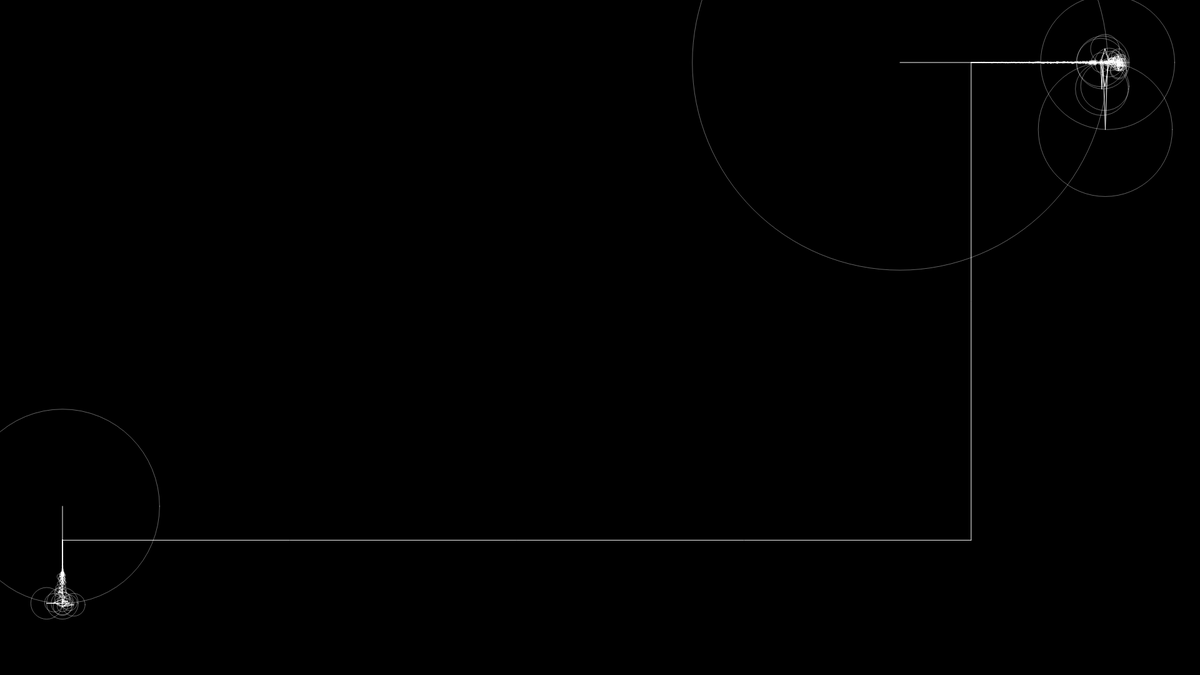
Frame 1 (no input)
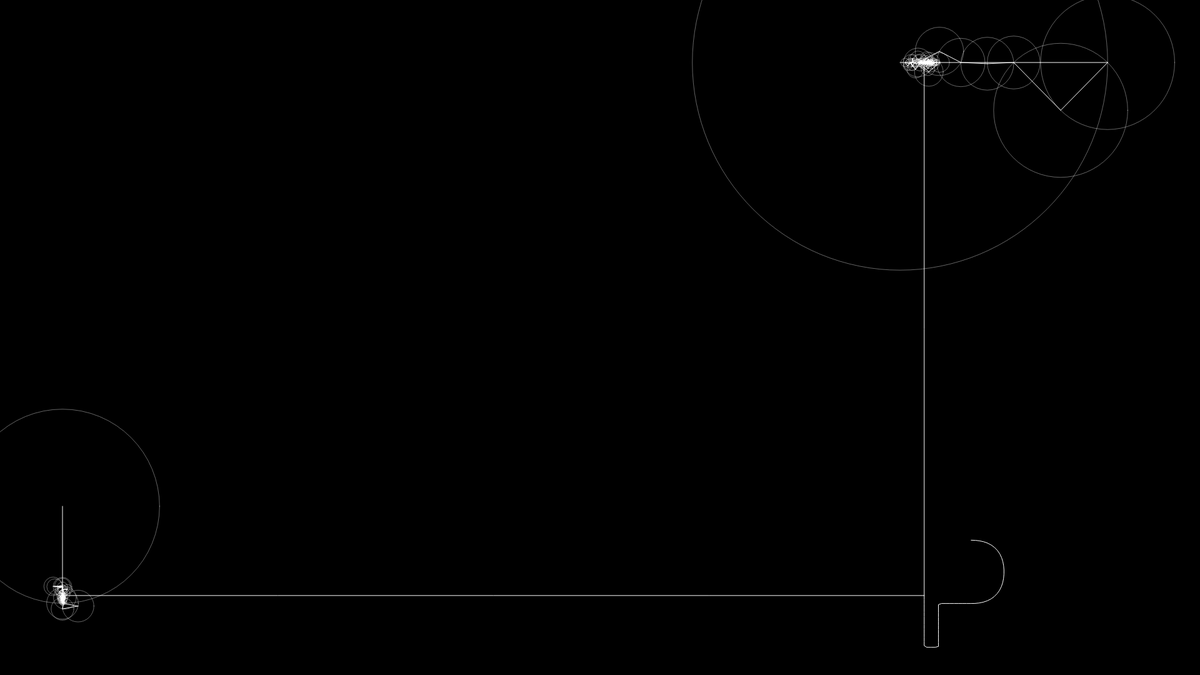
Frame 60 (no input)
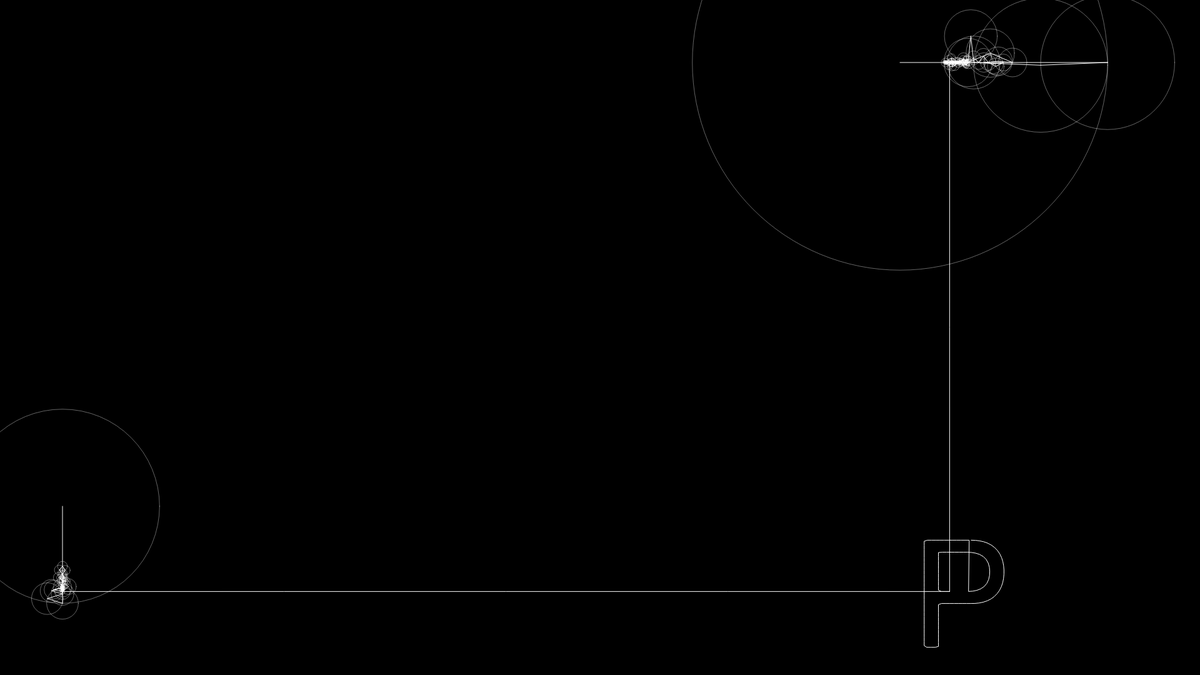
Frame 120 (the mouse pressed at the canvas centre since frame 60)

The p5.js sketch that drew these frames (run headless with seeded random() and noise() and a simulated clock; from frame 60 on, the mouse is pressed at the canvas centre):

// p5.js sketch
// ── sketch.js

// signal 
let x = []
let y = [];
let fourierX; 
let fourierY; 
let time = 0;
let path = [];

function setup() {
    createCanvas(1920, 1080);
    
    // Replace this with a path 
    // for (let i = 0; i < 200; i++) {
    //     let angle = map(i, 0, 100, 0, TWO_PI);
    //     // x[i] = 100 * cos(angle);
    //     // y[i] = 100 * sin(angle);
    //     x[i] = i + noise(angle);
    //     y[i] = i + noise(angle);
    // }

    let skip = 1
    for (let i = 0;  i < coords.length; i += skip) {
        x.push(coords[i][0]);
        y.push(coords[i][1]);

    }

    
    // Discrete Fourier Transform
    fourierX = dft(x);  
    fourierY = dft(y);

    fourierX.sort((a,b) => b.ampl - a.ampl);
    fourierY.sort((a,b) => b.ampl - a.ampl);
}

function epicycles(x, y, rot, fourier) {
    for (let i = 0; i < fourier.length; i++) {
        let prevX = x;
        let prevY = y; 
        
        let freq   = fourier[i].freq;
        let radius = fourier[i].ampl;
        let phase  = fourier[i].phase;

        x += radius * cos(freq * time + phase + rot);
        y += radius * sin(freq * time + phase + rot);

        stroke(255, 100);
        noFill();
        ellipse(prevX, prevY, radius * 2);
        stroke(255);
        line(prevX, prevY, x, y);
    }

    return createVector(x,y);
}
  
function draw() {
    background(0);

    let vx = epicycles(3 * width / 4, 100, 0, fourierX);
    let vy = epicycles(100, 3 * height / 4, HALF_PI, fourierY);
    
    let v = createVector(vx.x, vy.y);

    path.unshift(v);

    line(vx.x, vx.y, v.x, v.y);
    line(vy.x, vy.y, v.x, v.y);
    
    beginShape();
    noFill();
    for (let i = 0; i < path.length; i++) {
        vertex(path[i].x, path[i].y);
    
    }
    endShape();

    const dt = TWO_PI / fourierY.length;
    time += dt;
    if (time > TWO_PI) {
        time = 0;
        path = [];
        // NOLOOP
    }
}
// ── drawing.js
let coords = [[113.83999824523926,54.32499885559082],[120.5228328704834,54.561429023742676],[127.16415405273438,55.33571004867554],[133.69626998901367,56.75826549530029],[140.01091957092285,58.94854784011841],[145.95026016235352,62.01007843017578],[151.31860733032227,65.98631858825684],[155.93976974487305,70.81114292144775],[159.7175693511963,76.32181167602539],[162.59254455566406,82.35395431518555],[164.59206581115723,88.73152732849121],[165.80585479736328,95.3054666519165],[166.34653091430664,101.96969032287598],[166.31837844848633,108.65633010864258],[165.71346282958984,115.31493186950684],[164.4258975982666,121.87472343444824],[162.34623908996582,128.22654724121094],[159.3921947479248,134.2203712463379],[155.54644584655762,139.6840000152588],[150.87322235107422,144.4584083557129],[145.45808792114258,148.3705234527588],[139.47948455810547,151.35446548461914],[133.1350803375244,153.45687866210938],[126.58307075500488,154.78466987609863],[119.93107795715332,155.46079635620117],[113.24544906616211,155.60500144958496],[106.55693054199219,155.60500144958496],[99.86842632293701,155.60500144958496],[93.17992687225342,155.60500144958496],[86.4914083480835,155.60500144958496],[79.8029088973999,155.60500144958496],[73.11439037322998,155.60500144958496],[66.42589092254639,155.60500144958496],[61.52000427246094,157.38759994506836],[61.52000427246094,164.07611846923828],[61.52000427246094,170.76461791992188],[61.519999504089355,177.4531364440918],[61.519999504089355,184.1416358947754],[61.519999504089355,190.83013534545898],[61.519999504089355,197.5186538696289],[61.519999504089355,204.2071533203125],[61.519999504089355,210.89567184448242],[61.519999504089355,217.58417129516602],[61.519999504089355,224.2726707458496],[56.24382257461548,225.68500518798828],[49.555323123931885,225.68500518798828],[42.86680459976196,225.68500518798828],[38.72000694274902,223.14334869384766],[38.72000694274902,216.4548110961914],[38.72000694274902,209.7663116455078],[38.72000575065613,203.07781219482422],[38.72000575065613,196.38931274414062],[38.72000575065613,189.70077514648438],[38.72000575065613,183.01227569580078],[38.72000455856323,176.32378578186035],[38.72000455856323,169.63528633117676],[38.72000455856323,162.94678688049316],[38.72000455856323,156.2582492828369],[38.72000336647034,149.56974983215332],[38.72000336647034,142.88125038146973],[38.72000336647034,136.19275093078613],[38.72000336647034,129.50425148010254],[38.72000336647034,122.81571388244629],[38.72000217437744,116.1272144317627],[38.72000217437744,109.4387149810791],[38.72000217437744,102.75021553039551],[38.72000217437744,96.06171607971191],[38.720000982284546,89.37317848205566],[38.720000982284546,82.68467903137207],[38.720000982284546,75.99617958068848],[38.720000982284546,69.30768013000488],[38.71999979019165,62.61918067932129],[38.71999979019165,55.93064308166504],[43.80284309387207,54.32499885559082],[50.491342544555664,54.32499885559082],[57.17984199523926,54.32499885559082],[63.86834144592285,54.32499885559082],[70.5568790435791,54.32499885559082],[77.2453784942627,54.32499885559082],[83.93387794494629,54.32499885559082],[90.62237739562988,54.32499885559082],[97.31087684631348,54.32499885559082],[103.99941444396973,54.32499885559082],[110.68791389465332,54.32499885559082],[109.69605445861816,136.3717746734619],[116.3620662689209,135.85926055908203],[122.91791915893555,134.56171989440918],[129.15834426879883,132.18592643737793],[134.66291427612305,128.42279434204102],[138.95405769348145,123.3181381225586],[141.793851852417,117.28100776672363],[143.2473087310791,110.76308250427246],[143.59246253967285,104.08921241760254],[142.98480033874512,97.43521690368652],[141.181001663208,91.0073709487915],[137.92512893676758,85.18634796142578],[133.2422637939453,80.44010639190674],[127.46208190917969,77.10858345031738],[121.107177734375,75.05002021789551],[114.51447486877441,73.94712448120117],[107.84062385559082,73.54053020477295],[101.15219116210938,73.52500438690186],[94.46372509002686,73.52500438690186],[87.7751874923706,73.52499961853027],[81.08664989471436,73.52499961853027],[74.39818859100342,73.52499961853027],[67.70965099334717,73.52499961853027],[61.52000427246094,74.02382850646973],[61.52000427246094,80.71236610412598],[61.519999504089355,87.40090370178223],[61.519999504089355,94.08936500549316],[61.519999504089355,100.77790260314941],[61.519999504089355,107.46636390686035],[61.519999504089355,114.1549015045166],[61.519999504089355,120.84343910217285],[61.519999504089355,127.53190040588379],[61.519999504089355,134.22043800354004],[66.02892875671387,136.40000343322754],[72.71746635437012,136.40000343322754],[79.40600395202637,136.40000343322754],[86.0944652557373,136.40000343322754],[92.78300285339355,136.40000343322754],[99.47146415710449,136.40000343322754],[211.99499130249023,101.5999984741211],[211.99499130249023,108.27390670776367],[211.99499130249023,114.94780540466309],[213.77796173095703,115.98857879638672],[217.78274536132812,110.6666088104248],[222.8663444519043,106.36381149291992],[228.74025344848633,103.21797370910645],[235.03087997436523,101.00141525268555],[241.5412712097168,99.55020904541016],[248.17293167114258,98.829026222229],[254.84416961669922,98.77027988433838],[261.49099349975586,99.33899402618408],[268.0352592468262,100.62808036804199],[274.3617057800293,102.73711204528809],[280.335693359375,105.70140838623047],[285.8899116516113,109.39343452453613],[290.91461181640625,113.7783145904541],[295.3126335144043,118.79166603088379],[299.0749168395996,124.29975509643555],[302.2108459472656,130.18736839294434],[304.7206115722656,136.36836051940918],[306.6359329223633,142.75924682617188],[308.0061721801758,149.28905487060547],[308.8491630554199,155.90776443481445],[309.1891670227051,162.57152557373047],[309.0593147277832,169.2428207397461],[308.45653533935547,175.8879280090332],[307.3518753051758,182.46803283691406],[305.72479248046875,188.93863677978516],[303.5167694091797,195.23365020751953],[300.65208435058594,201.25761032104492],[297.1098327636719,206.90914154052734],[292.8989791870117,212.0808982849121],[288.0268859863281,216.63419723510742],[282.58161544799805,220.4843521118164],[276.6887092590332,223.60807418823242],[270.43453216552734,225.92254638671875],[263.9337730407715,227.41493225097656],[257.30600357055664,228.17224502563477],[250.6357765197754,228.27911376953125],[243.99751663208008,227.62201309204102],[237.4608039855957,226.29411697387695],[231.12445831298828,224.21031951904297],[225.13031005859375,221.29150390625],[219.65572357177734,217.48600006103516],[214.99393463134766,212.72689819335938],[212.00000762939453,210.91449737548828],[212.00000762939453,217.58840560913086],[212.00000762939453,224.26233291625977],[212.00000762939453,230.93622207641602],[212.00000762939453,237.61011123657227],[212.00000762939453,244.28403854370117],[212.00000762939453,250.95792770385742],[212.00000762939453,257.6318550109863],[212.00000762939453,264.3057441711426],[212.00000762939453,270.9796333312988],[207.3114776611328,272.965030670166],[200.63758850097656,272.965030670166],[193.96366119384766,272.965030670166],[191.5999984741211,268.65482330322266],[191.5999984741211,261.9809341430664],[191.5999984741211,255.3070068359375],[191.5999984741211,248.63311767578125],[191.5999984741211,241.95919036865234],[191.5999984741211,235.2853012084961],[191.5999984741211,228.61141204833984],[191.5999984741211,221.93748474121094],[191.5999984741211,215.2635955810547],[191.5999984741211,208.58966827392578],[191.5999984741211,201.91577911376953],[191.5999984741211,195.24188995361328],[191.5999984741211,188.56796264648438],[191.5999984741211,181.89407348632812],[191.5999984741211,175.22014617919922],[191.5999984741211,168.54625701904297],[191.5999984741211,161.87236785888672],[191.5999984741211,155.1984405517578],[191.5999984741211,148.52455139160156],[191.5999984741211,141.85062408447266],[191.5999984741211,135.1767349243164],[191.5999984741211,128.50284576416016],[191.5999984741211,121.82891845703125],[191.5999984741211,115.155029296875],[191.5999984741211,108.4811019897461],[191.5999984741211,101.80721282958984],[198.06673049926758,101.5999984741211],[204.74061965942383,101.5999984741211],[211.41450881958008,101.5999984741211],[283.3459281921387,139.87749099731445],[280.3568458557129,133.9173126220703],[276.47098541259766,128.50173950195312],[271.6248893737793,123.92911911010742],[265.9895133972168,120.37167549133301],[259.75976943969727,118.01188468933105],[253.18992614746094,116.88730239868164],[246.5220069885254,116.79150581359863],[239.91535186767578,117.68045425415039],[233.60296249389648,119.80672836303711],[227.89663314819336,123.24749946594238],[222.93432235717773,127.69491195678711],[218.90933990478516,133.0064296722412],[215.81844329833984,138.91387939453125],[213.63906860351562,145.2159595489502],[212.24159240722656,151.73930168151855],[211.45814895629883,158.3646011352539],[211.29005432128906,165.03400802612305],[211.72147750854492,171.6917324066162],[212.77042388916016,178.28014373779297],[214.48053359985352,184.72723007202148],[217.05150604248047,190.87915420532227],[220.56177139282227,196.5462303161621],[225.04400253295898,201.47647857666016],[230.3911590576172,205.4537010192871],[236.38761520385742,208.3556365966797],[242.84887313842773,209.9880027770996],[249.4936180114746,210.54754257202148],[256.1543273925781,210.22146224975586],[262.67099380493164,208.82816314697266],[268.7297248840332,206.06870651245117],[274.0635299682617,202.0754051208496],[278.47925186157227,197.08698272705078],[281.87211990356445,191.3484764099121],[284.35977935791016,185.1616668701172],[286.0173034667969,178.70086669921875],[287.0538330078125,172.1099090576172],[287.5461006164551,165.4560375213623],[287.48714447021484,158.78477096557617],[286.74827575683594,152.15502738952637],[504.07501220703125,98.95999908447266],[503.63773345947266,105.63149452209473],[502.23236083984375,112.1660327911377],[499.76810455322266,118.37760925292969],[496.2644958496094,124.06790733337402],[491.8579864501953,129.09323692321777],[486.74949645996094,133.4059238433838],[481.11888885498047,137.0107078552246],[475.02410888671875,139.75738525390625],[468.6133575439453,141.65772438049316],[462.0249557495117,142.8060531616211],[455.3554153442383,143.3127784729004],[448.6663818359375,143.27345848083496],[441.9959259033203,142.7646255493164],[435.3622817993164,141.89589500427246],[434.00001525878906,146.991605758667],[434.00001525878906,153.68250846862793],[434.00001525878906,160.3734016418457],[434.00001525878906,167.06430435180664],[434.00001525878906,173.75520706176758],[434.00001525878906,180.4460906982422],[434.00001525878906,187.13699340820312],[434.00001525878906,193.82789611816406],[434.00001525878906,200.518798828125],[434.00001525878906,207.20970153808594],[434.09122467041016,213.8990592956543],[436.7232894897461,219.7338104248047],[443.1562042236328,221.29369735717773],[449.8284149169922,221.7759132385254],[455.8320999145508,223.29265594482422],[450.71727752685547,225.91501235961914],[444.02637481689453,225.91501235961914],[437.3354721069336,225.91501235961914],[430.6446075439453,225.91501235961914],[423.9537048339844,225.91501235961914],[417.26280212402344,225.91501235961914],[410.5718994140625,225.91501235961914],[403.88099670410156,225.91501235961914],[397.19005584716797,225.91476440429688],[390.7027816772461,224.716796875],[394.68482971191406,221.8384552001953],[401.36993408203125,221.6120147705078],[407.7820587158203,219.98592376708984],[410.2550506591797,214.12641525268555],[410.2550506591797,207.4355125427246],[410.2550506591797,200.74462890625],[410.2550506591797,194.05372619628906],[410.2550506591797,187.36282348632812],[410.2550506591797,180.6719207763672],[410.2550506591797,173.98101806640625],[410.2550506591797,167.2901153564453],[410.2550506591797,160.59921264648438],[410.2550506591797,153.90830993652344],[410.2550506591797,147.2174072265625],[410.2550506591797,140.52650451660156],[410.2550506591797,133.83563995361328],[410.2550506591797,127.14473724365234],[410.2550506591797,120.4538345336914],[410.2550506591797,113.76293182373047],[410.2550506591797,107.07202911376953],[410.2550506591797,100.3811264038086],[410.2550506591797,93.69022369384766],[410.2550506591797,86.99932098388672],[410.2550506591797,80.30841827392578],[410.2550506591797,73.61751556396484],[409.23797607421875,67.05523490905762],[404.05303955078125,63.37174892425537],[397.3822021484375,62.96499729156494],[390.7928466796875,62.362518310546875],[394.34452056884766,58.9703893661499],[401.03309631347656,58.88000011444092],[407.7239990234375,58.88000011444092],[414.41490173339844,58.88000011444092],[421.1058044433594,58.88000011444092],[427.7967071533203,58.88000011444092],[434.48760986328125,58.88000011444092],[441.1785125732422,58.88000011444092],[447.8694152832031,58.88000011444092],[454.5594024658203,58.962483406066895],[461.2369155883789,59.37106132507324],[467.87498474121094,60.19851207733154],[474.42394256591797,61.55800819396973],[480.79010009765625,63.60339641571045],[486.79882049560547,66.52958393096924],[492.17411041259766,70.4971981048584],[496.7383575439453,75.3758955001831],[500.26241302490234,81.05020999908447],[502.6097869873047,87.30507850646973],[503.81988525390625,93.87810230255127],[478.8596725463867,97.58976936340332],[478.4278106689453,90.91545581817627],[477.24822998046875,84.3342638015747],[475.0587844848633,78.02175521850586],[471.57264709472656,72.33093738555908],[466.6900634765625,67.79049873352051],[460.72906494140625,64.79634284973145],[454.2207336425781,63.29668045043945],[447.5441360473633,62.965497970581055],[440.89977264404297,63.65528106689453],[435.11627197265625,66.73436641693115],[433.98868560791016,73.26176643371582],[433.98502349853516,79.9526309967041],[433.98502349853516,86.64353370666504],[433.98502349853516,93.33443641662598],[433.98502349853516,100.02533912658691],[433.98502349853516,106.71624183654785],[433.98502349853516,113.40714454650879],[433.98502349853516,120.09804725646973],[433.98502349853516,126.78894996643066],[433.98502349853516,133.4797763824463],[436.0675048828125,138.26011657714844],[442.7541732788086,138.17571640014648],[449.39098358154297,137.3569107055664],[455.8690643310547,135.70432662963867],[462.03372955322266,133.120698928833],[467.6641845703125,129.5282745361328],[472.23941802978516,124.6723747253418],[475.49278259277344,118.84220123291016],[477.52010345458984,112.47478485107422],[478.56861114501953,105.87126731872559],[615.6800079345703,172.39999771118164],[615.4074096679688,179.03164863586426],[614.5425415039062,185.61174392700195],[613.0194091796875,192.07067489624023],[610.7910537719727,198.32082748413086],[607.8420639038086,204.2646598815918],[604.1976928710938,209.80937957763672],[599.9208068847656,214.88245010375977],[595.039176940918,219.37469482421875],[589.5581817626953,223.10958862304688],[583.5526657104492,225.92269897460938],[577.1686935424805,227.71930694580078],[570.5827713012695,228.50961685180664],[563.9522933959961,228.3418083190918],[557.4645233154297,226.98780059814453],[551.4457702636719,224.2238998413086],[546.2775421142578,220.08241653442383],[543.6700057983398,219.6782112121582],[543.6700057983398,226.31742477416992],[543.6700057983398,232.95665740966797],[543.6700057983398,239.5958709716797],[543.6700057983398,246.2350845336914],[543.6700057983398,252.87429809570312],[543.6700057983398,259.51351165771484],[543.6700057983398,266.15272521972656],[543.6700057983398,272.7919578552246],[544.1168594360352,279.38737869262695],[550.2162551879883,281.34002685546875],[556.8502807617188,281.5812683105469],[563.1133651733398,282.72661209106445],[558.6383438110352,285.4600143432617],[551.9991302490234,285.4600143432617],[545.3599166870117,285.4600143432617],[538.720703125,285.4600143432617],[532.0814514160156,285.4600143432617],[525.4422760009766,285.4600143432617],[518.8030242919922,285.4600143432617],[512.1638870239258,285.4492950439453],[506.23058319091797,283.61650466918945],[511.59576416015625,281.3800239562988],[518.2332229614258,281.3107490539551],[523.7160873413086,278.4141731262207],[523.9280319213867,271.7818260192871],[523.9739990234375,265.14278411865234],[523.9879989624023,258.50358963012695],[523.9900207519531,251.86437606811523],[523.9900207519531,245.2251434326172],[523.9900207519531,238.58592987060547],[523.9900207519531,231.94671630859375],[523.9900207519531,225.3074836730957],[523.9900207519531,218.66827011108398],[523.9900207519531,212.02905654907227],[523.9900207519531,205.38984298706055],[523.9900207519531,198.75062942504883],[523.9900207519531,192.1114158630371],[523.9900207519531,185.4722023010254],[523.9900207519531,178.83295059204102],[523.9900207519531,172.1937370300293],[523.9900207519531,165.55452346801758],[523.9900207519531,158.91530990600586],[523.9900207519531,152.27609634399414],[523.9900207519531,145.63688278198242],[523.9900207519531,138.9976692199707],[523.0225372314453,132.5268268585205],[517.0995330810547,130.39999961853027],[510.4602813720703,130.39999961853027],[505.3013610839844,128.22789192199707],[511.2310791015625,126.32760047912598],[517.8520202636719,125.9129810333252],[524.3430709838867,124.5486831665039],[530.5489349365234,122.2081470489502],[536.3862228393555,119.05143737792969],[541.9200897216797,120.12901306152344],[542.5638580322266,126.72867774963379],[544.2044830322266,128.89492988586426],[548.9192581176758,124.2405891418457],[554.5937728881836,120.82598686218262],[560.9135055541992,118.83756637573242],[567.5094223022461,118.16498756408691],[574.1362762451172,118.49091529846191],[580.6584930419922,119.70070838928223],[586.9235992431641,121.8769645690918],[592.7624130249023,125.02228736877441],[598.0373001098633,129.04342651367188],[602.6803970336914,133.78186225891113],[606.6660690307617,139.08576011657715],[609.9281311035156,144.8629093170166],[612.4277877807617,151.008939743042],[614.1777801513672,157.4096393585205],[615.2302551269531,163.96199226379395],[615.6602096557617,170.58509826660156],[594.2151641845703,167.69219398498535],[593.7215423583984,161.07258796691895],[592.7510070800781,154.50647354125977],[591.2245178222656,148.04758071899414],[589.0600204467773,141.7745590209961],[586.2184906005859,135.77923774719238],[582.4319839477539,130.33912658691406],[577.4879837036133,125.9384536743164],[571.4857482910156,123.1633186340332],[564.9306488037109,122.24629402160645],[558.3821868896484,123.16159248352051],[552.4977493286133,126.16659164428711],[547.8145599365234,130.84077835083008],[544.7492218017578,136.69742584228516],[543.6430740356445,143.21969032287598],[543.5038375854492,149.857177734375],[543.4864044189453,156.49632453918457],[543.5290145874023,163.13535690307617],[543.6084365844727,169.77413177490234],[543.7140274047852,176.41244888305664],[543.838996887207,183.050537109375],[543.9607238769531,189.68862533569336],[544.0913009643555,196.3265037536621],[544.3114852905273,202.96197891235352],[545.102653503418,209.5345687866211],[548.2966995239258,215.31560897827148],[552.8907775878906,220.0827980041504],[558.6702728271484,223.28908920288086],[565.1768112182617,224.46537017822266],[571.7644882202148,223.8086700439453],[577.8447341918945,221.22215270996094],[582.7156066894531,216.75418853759766],[586.224250793457,211.12964630126953],[588.9628982543945,205.08539199829102],[591.0591125488281,198.7885284423828],[592.5751113891602,192.32675552368164],[593.5800170898438,185.76555252075195],[594.1396331787109,179.15106773376465]]
// ── fourier.js
function dft(x) {
    let X = [];             // results 
    const N = x.length;
    
    for (let k = 0; k < N; k++) {
        let re = 0;
        let im = 0;

        for (let n = 0; n < N; n++) {
            const φ = (TWO_PI * k * n) / N
            re += x[n] * cos(φ);
            im -= x[n] * sin(φ);
        }

        re = re / N;
        im = im / N;

        let freq  = k;
        let ampl  = sqrt(re * re + im * im);
        let phase = atan2(im, re);
        
        X[k] = { re, im, 
                 freq, ampl, phase };
    }
    return X;
}
